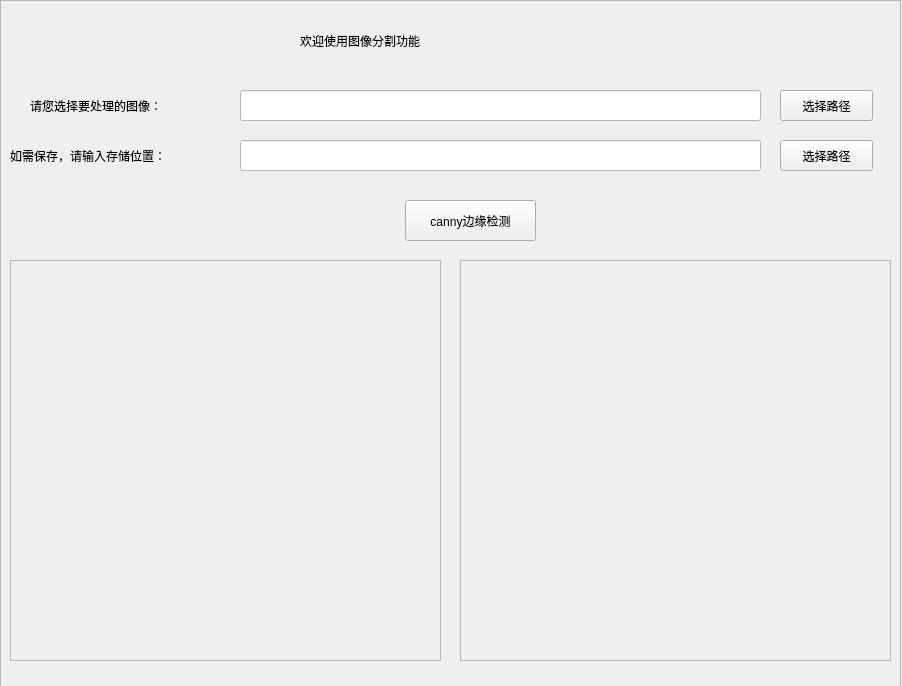
<?xml version="1.0" encoding="UTF-8"?>
<ui version="4.0">
 <class>CannyWindow</class>
 <widget class="QWidget" name="CannyWindow">
  <property name="geometry">
   <rect>
    <x>0</x>
    <y>0</y>
    <width>902</width>
    <height>686</height>
   </rect>
  </property>
  <property name="windowTitle">
   <string>Form</string>
  </property>
  <property name="styleSheet">
   <string notr="true"/>
  </property>
  <widget class="QPushButton" name="pushButton">
   <property name="geometry">
    <rect>
     <x>780</x>
     <y>90</y>
     <width>93</width>
     <height>31</height>
    </rect>
   </property>
   <property name="text">
    <string>选择路径</string>
   </property>
  </widget>
  <widget class="QLabel" name="label">
   <property name="geometry">
    <rect>
     <x>300</x>
     <y>20</y>
     <width>371</width>
     <height>41</height>
    </rect>
   </property>
   <property name="styleSheet">
    <string notr="true">font: 75 18pt &quot;微软雅黑&quot;;</string>
   </property>
   <property name="text">
    <string>欢迎使用图像分割功能</string>
   </property>
  </widget>
  <widget class="QLineEdit" name="lineEdit">
   <property name="geometry">
    <rect>
     <x>240</x>
     <y>90</y>
     <width>521</width>
     <height>31</height>
    </rect>
   </property>
   <property name="styleSheet">
    <string notr="true">background-color: rgb(255, 255, 255);</string>
   </property>
  </widget>
  <widget class="QLabel" name="label_2">
   <property name="geometry">
    <rect>
     <x>30</x>
     <y>90</y>
     <width>201</width>
     <height>31</height>
    </rect>
   </property>
   <property name="styleSheet">
    <string notr="true">font: 10pt &quot;Agency FB&quot;;</string>
   </property>
   <property name="text">
    <string>请您选择要处理的图像：</string>
   </property>
  </widget>
  <widget class="QLabel" name="label_3">
   <property name="geometry">
    <rect>
     <x>10</x>
     <y>130</y>
     <width>221</width>
     <height>51</height>
    </rect>
   </property>
   <property name="styleSheet">
    <string notr="true">font: 10pt &quot;Agency FB&quot;;</string>
   </property>
   <property name="text">
    <string>如需保存，请输入存储位置：</string>
   </property>
  </widget>
  <widget class="QLineEdit" name="lineEdit_2">
   <property name="geometry">
    <rect>
     <x>240</x>
     <y>140</y>
     <width>521</width>
     <height>31</height>
    </rect>
   </property>
   <property name="styleSheet">
    <string notr="true">background-color: rgb(255, 255, 255);</string>
   </property>
  </widget>
  <widget class="QPushButton" name="pushButton_2">
   <property name="geometry">
    <rect>
     <x>780</x>
     <y>140</y>
     <width>93</width>
     <height>31</height>
    </rect>
   </property>
   <property name="text">
    <string>选择路径</string>
   </property>
  </widget>
  <widget class="QFrame" name="frame">
   <property name="geometry">
    <rect>
     <x>10</x>
     <y>260</y>
     <width>431</width>
     <height>401</height>
    </rect>
   </property>
   <property name="acceptDrops">
    <bool>false</bool>
   </property>
   <property name="autoFillBackground">
    <bool>false</bool>
   </property>
   <property name="styleSheet">
    <string notr="true">border-image: url(:/images/images/2.jpg);
border-image: url(:/images/images/touming.png);</string>
   </property>
   <property name="frameShape">
    <enum>QFrame::StyledPanel</enum>
   </property>
   <property name="frameShadow">
    <enum>QFrame::Raised</enum>
   </property>
  </widget>
  <widget class="QFrame" name="frame_2">
   <property name="geometry">
    <rect>
     <x>460</x>
     <y>260</y>
     <width>431</width>
     <height>401</height>
    </rect>
   </property>
   <property name="frameShape">
    <enum>QFrame::StyledPanel</enum>
   </property>
   <property name="frameShadow">
    <enum>QFrame::Raised</enum>
   </property>
  </widget>
  <widget class="QPushButton" name="pushButton_3">
   <property name="geometry">
    <rect>
     <x>405</x>
     <y>200</y>
     <width>131</width>
     <height>41</height>
    </rect>
   </property>
   <property name="text">
    <string>canny边缘检测</string>
   </property>
  </widget>
  <widget class="QFrame" name="frame_3">
   <property name="geometry">
    <rect>
     <x>0</x>
     <y>0</y>
     <width>901</width>
     <height>691</height>
    </rect>
   </property>
   <property name="styleSheet">
    <string notr="true">border-image: url(:/images/images/7.jpg);</string>
   </property>
   <property name="frameShape">
    <enum>QFrame::StyledPanel</enum>
   </property>
   <property name="frameShadow">
    <enum>QFrame::Raised</enum>
   </property>
  </widget>
  <zorder>frame_3</zorder>
  <zorder>frame_2</zorder>
  <zorder>pushButton</zorder>
  <zorder>label</zorder>
  <zorder>lineEdit</zorder>
  <zorder>label_2</zorder>
  <zorder>label_3</zorder>
  <zorder>lineEdit_2</zorder>
  <zorder>pushButton_2</zorder>
  <zorder>frame</zorder>
  <zorder>pushButton_3</zorder>
 </widget>
 <resources>
  <include location="images.qrc"/>
 </resources>
 <connections/>
</ui>
